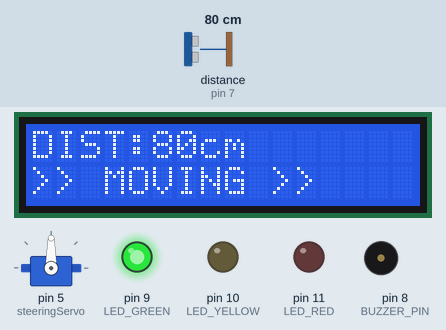
Recording of a sketch running on a simulated Arduino Uno, built with avr-gcc and run on an emulated ATmega328P. On the bench: servo, 16×2 character LCD, output pins drawn as LEDs (lit = HIGH), buzzer (waves = sounding, pin HIGH). Wiring (inferred from the names in the program): ultrasonic range finder: trigger pin 6; echo pin 7. Dashed ring = blinking. The test bench sets the inputs (shaded band); at power-on: distance to the obstacle (sensor on pin 7) 80 cm. The echo pulse lasts 58.3 µs per cm; random numbers use the default seed unless the sketch sets one; pins used as bus, display or sensor lines are not drawn; what the sketch prints to the serial monitor is not drawn.

Above: at 3.4 s.
3.5 s: distance to the obstacle (sensor on pin 7) set to 2 cm
At 5.0 s:
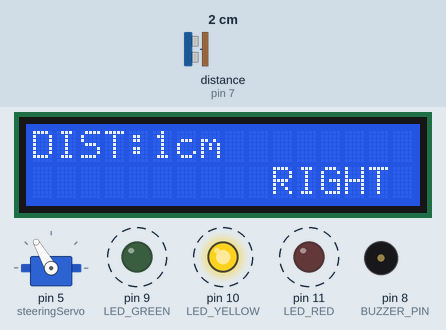
5.6 s: distance to the obstacle (sensor on pin 7) set to 7 cm
At 7.33 s:
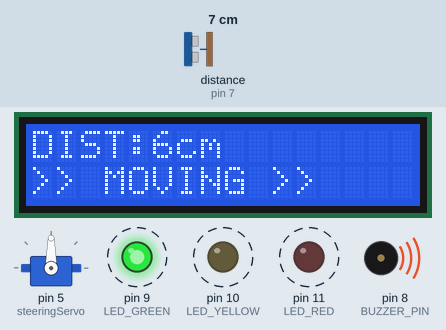
7.8 s: distance to the obstacle (sensor on pin 7) set to 10 cm
At 8.6 s:
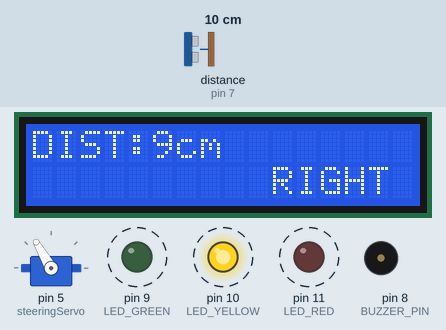
9.6 s: distance to the obstacle (sensor on pin 7) set to 4 cm
At 11.0 s:
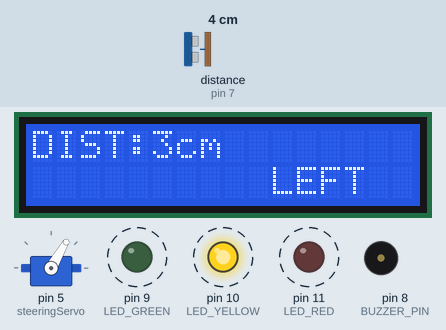
12.6 s: distance to the obstacle (sensor on pin 7) set to 299 cm
At 13.8 s:
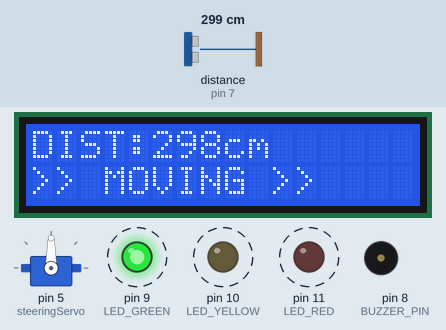
15.6 s: distance to the obstacle (sensor on pin 7) set to 82 cm
At 17.1 s:
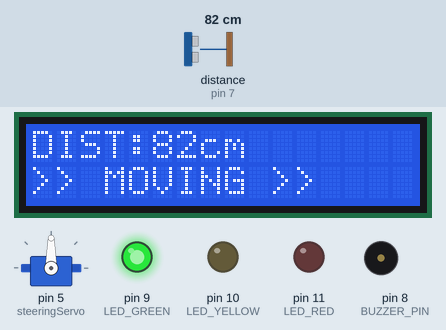
Timing chart, 0 to 18.6 s (numbered marks = the images above; inputs shaded):
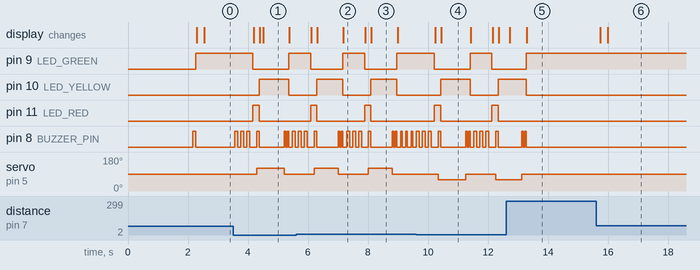

The sketch:

code.ino
```cpp
/*
 * AUTONOMOUS DRONE CONTROLLER - Asteroid Navigation
 * Mission: Obstacle avoidance for mining drones
 * Engineer: Matibini Handiya
 *
 * The drone scans forward. If an obstacle is too close,
 * it stops, beeps, and steers (servo turns) to find a clear path.
 */

#include <Wire.h>
#include <LiquidCrystal_I2C.h>
#include <Servo.h>

// Pin definitions
#define TRIG_PIN 6
#define ECHO_PIN 7
#define BUZZER_PIN 8
#define LED_GREEN 9
#define LED_YELLOW 10
#define LED_RED 11

// Thresholds (distance in cm)
const int SAFE_DISTANCE = 30;     // >30cm → move freely
const int WARNING_DISTANCE = 15;   // 15-30cm → prepare to turn
const int DANGER_DISTANCE = 8;     // <8cm → emergency stop & turn

// Servo
Servo steeringServo;
int currentAngle = 90;              // 90° = straight ahead
const int TURN_STEP = 30;           // degrees to turn when avoiding

// LCD
LiquidCrystal_I2C lcd(0x27, 16, 2);

// Drone state
enum DroneState { MOVING, TURNING, STOPPED };
DroneState state = MOVING;

// Timing for non‑blocking turning
unsigned long turnStartTime = 0;
const int TURN_DURATION = 800;      // milliseconds to turn

void setup() {
  Serial.begin(9600);

  // Ultrasonic pins
  pinMode(TRIG_PIN, OUTPUT);
  pinMode(ECHO_PIN, INPUT);

  // LEDs and buzzer
  pinMode(LED_GREEN, OUTPUT);
  pinMode(LED_YELLOW, OUTPUT);
  pinMode(LED_RED, OUTPUT);
  pinMode(BUZZER_PIN, OUTPUT);

  // Servo
  steeringServo.attach(5);
  steeringServo.write(currentAngle);   // start straight

  // LCD
  lcd.init();
  lcd.backlight();

  lcd.clear();
  lcd.setCursor(0, 0);
  lcd.print("ASTEROID DRONE");
  lcd.setCursor(0, 1);
  lcd.print("NAV SYSTEM v1.0");
  delay(2000);

  Serial.println("=== AUTONOMOUS DRONE CONTROLLER ===");
  Serial.println("Status: ONLINE");
  Serial.println("Safe distance >30cm | Danger <8cm");
  Serial.println("===================================");

  // quick test beep & LED flash
  digitalWrite(BUZZER_PIN, HIGH);
  delay(100);
  digitalWrite(BUZZER_PIN, LOW);
}

void loop() {
  // Measure distance
  int distance = readDistance();

  // Decide drone behaviour based on distance
  updateDroneState(distance);

  // Update LEDs according to state
  updateLEDs();

  // Update LCD with telemetry
  updateLCD(distance);

  // Send data to Serial Monitor (mission control)
  sendTelemetry(distance);

  // Small delay to keep loop responsive
  delay(100);
}

/**
 * Read distance from ultrasonic sensor (cm)
 */
int readDistance() {
  digitalWrite(TRIG_PIN, LOW);
  delayMicroseconds(2);
  digitalWrite(TRIG_PIN, HIGH);
  delayMicroseconds(10);
  digitalWrite(TRIG_PIN, LOW);

  long duration = pulseIn(ECHO_PIN, HIGH, 30000);

  if (duration == 0) return 999;   // no object detected

  int distance = duration * 0.0343 / 2;
  return constrain(distance, 0, 400);
}

/**
 * Finite state machine for drone behaviour
 */
void updateDroneState(int distance) {
  switch (state) {
    case MOVING:
      steeringServo.write(90);           // straight ahead

      if (distance < DANGER_DISTANCE) {
        // Emergency stop! Enter STOPPED state first
        state = STOPPED;
        turnStartTime = millis();

        // Stop the servo (don't turn yet)
        steeringServo.write(90);  // keep straight but stopped

        // Emergency alarm pattern
        for (int i = 0; i < 3; i++) {
          digitalWrite(BUZZER_PIN, HIGH);
          delay(100);
          digitalWrite(BUZZER_PIN, LOW);
          delay(100);
        }

        Serial.println("EMERGENCY STOPPED! Obstacle too close!");
      }
      else if (distance < WARNING_DISTANCE) {
        // Warning zone: single beep
        digitalWrite(BUZZER_PIN, HIGH);
        delay(50);
        digitalWrite(BUZZER_PIN, LOW);
      }
      break;

    case STOPPED:
      // Red LED should be ON during emergency stop
      // Wait 500ms, then decide turn direction
      if (millis() - turnStartTime >= 500) {
        state = TURNING;
        turnStartTime = millis();

        // Choose random turn direction
        int direction = random(0, 2);
        if (direction == 0) {
          currentAngle = 90 - TURN_STEP;   // turn left
          Serial.println("Turning LEFT to avoid");
        } else {
          currentAngle = 90 + TURN_STEP;   // turn right
          Serial.println("Turning RIGHT to avoid");
        }
        steeringServo.write(currentAngle);

        // Short beep for turning
        digitalWrite(BUZZER_PIN, HIGH);
        delay(80);
        digitalWrite(BUZZER_PIN, LOW);
      }
      break;

    case TURNING:
      // Yellow LED on during turning
      if (millis() - turnStartTime >= TURN_DURATION) {
        state = MOVING;
        currentAngle = 90;
        steeringServo.write(currentAngle);
        Serial.println("Turn complete - resuming forward");
        // Success beep
        digitalWrite(BUZZER_PIN, HIGH);
        delay(50);
        digitalWrite(BUZZER_PIN, LOW);
        delay(50);
        digitalWrite(BUZZER_PIN, HIGH);
        delay(50);
        digitalWrite(BUZZER_PIN, LOW);
      }
      break;
  }
}
/**
 * Update LED indicators based on drone state & distance
 */
void updateLEDs() {
  if (state == STOPPED) {
    // Emergency stopped - RED LED on
    digitalWrite(LED_RED, HIGH);
    digitalWrite(LED_YELLOW, LOW);
    digitalWrite(LED_GREEN, LOW);
  }
  else if (state == TURNING) {
    // Turning - YELLOW LED on
    digitalWrite(LED_RED, LOW);
    digitalWrite(LED_YELLOW, HIGH);
    digitalWrite(LED_GREEN, LOW);
  }
  else { // MOVING
    // Moving forward - GREEN LED on
    digitalWrite(LED_RED, LOW);
    digitalWrite(LED_YELLOW, LOW);
    digitalWrite(LED_GREEN, HIGH);
  }
}
/**
 * Show telemetry on LCD
 */
void updateLCD(int distance) {
  lcd.clear();

  lcd.setCursor(0, 0);
  lcd.print("DIST:");
  if (distance >= 400) {
    lcd.print(" >4m ");
  } else {
    lcd.print(distance);
    lcd.print("cm ");
  }

  lcd.setCursor(0, 1);
  if (state == MOVING) {
    lcd.print(">> MOVING >>");
  } else if (state == STOPPED) {
    lcd.print("!! STOPPED !!");
  }

  // Show turn direction on second line if not straight
  if (currentAngle < 85) {
    lcd.setCursor(10, 1);
    lcd.print("LEFT");
  } else if (currentAngle > 95) {
    lcd.setCursor(10, 1);
    lcd.print("RIGHT");
  }
}

/**
 * Send data to Serial Monitor (simulated mission control downlink)
 */
void sendTelemetry(int distance) {
  Serial.print("DIST: ");
  if (distance >= 400) Serial.print(">400cm");
  else Serial.print(distance);
  Serial.print(" | STATE: ");

  if (state == MOVING) Serial.print("MOVING");
  else if (state == STOPPED) Serial.print("STOPPED/AVOID");

  if (currentAngle != 90) {
    Serial.print(" | STEERING: ");
    if (currentAngle < 90) Serial.print("LEFT");
    else Serial.print("RIGHT");
  }
  Serial.println();
}
```

Measured:
- the behaviour switches between 8 and 9 cm on distance to the obstacle (sensor on pin 7) (found by bisection; images 2 and 3)
- after the input at 3.5 s, pin 9 (LED_GREEN): HIGH → LOW after 0.66 s, → HIGH 1.2 s later; pin 10 (LED_YELLOW): LOW → HIGH after 0.87 s, → LOW 0.99 s later
- after the input at 9.6 s, pin 9 (LED_GREEN): HIGH → LOW after 0.61 s, → HIGH 1.2 s later, → LOW 0.73 s later; pin 10 (LED_YELLOW): LOW → HIGH after 0.82 s, → LOW 0.98 s later, → HIGH 0.93 s later
- what the display in image 1 shows lasts 0.9 s, from 4.5 s to 5.4 s
- what the display in image 4 shows lasts 1.0 s, from 10.4 s to 11.4 s
